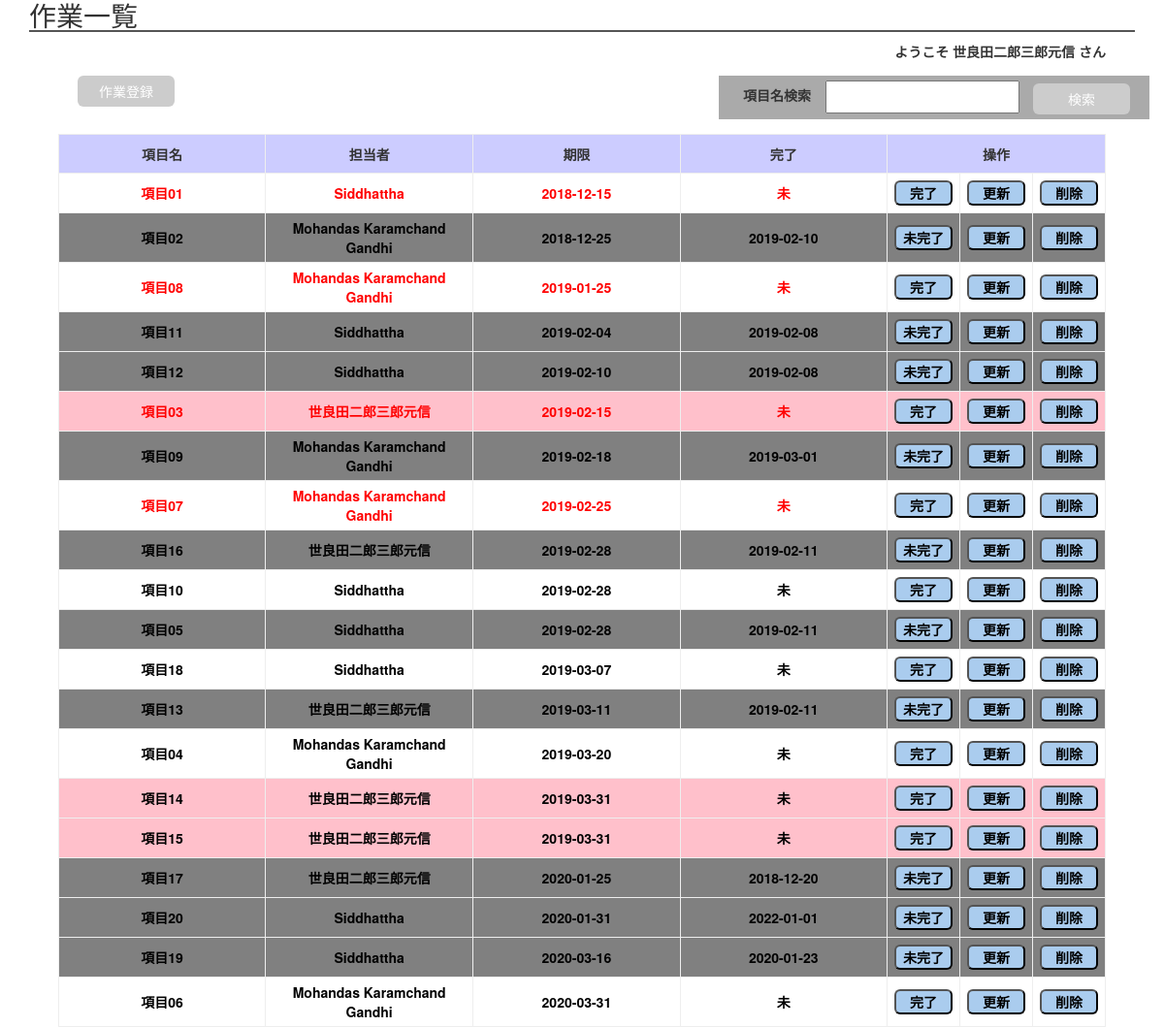
The app's page /php/list.php (signed in) with its own data.
### tables this page shows
CREATE TABLE TODO_USER
    (ID varchar(15) NOT NULL PRIMARY KEY,
     NAME varchar(30) NOT NULL,
     PASSWORD varchar(15) NOT NULL
     );

CREATE TABLE TODO_ITEM
    (ID int NOT NULL PRIMARY KEY AUTO_INCREMENT,
     NAME varchar(30) NOT NULL,
     USER varchar(15) NOT NULL,
     EXPIRE_DATE date NOT NULL,
     FINISHED_DATE date
     );

### php/list.php (the view, shortened to what this page needs)
<?php
require_once("make_buttons.php");
$guestname = $_SESSION['customer']['name'];
$dsn = 'mysql: host=127.0.0.1; dbname=shino; charset=utf8mb4';
$driver_options = [
	PDO::ATTR_ERRMODE => PDO::ERRMODE_EXCEPTION,
	PDO::ATTR_EMULATE_PREPARES => false,
	];
try {
    $dbh = new PDO($dsn,'user1','pass1', $driver_options);
	$sql = "SELECT TODO_ITEM.ID AS item_id,
					TODO_ITEM.NAME AS item_name,
					TODO_USER.NAME AS user_name,
					TODO_ITEM.EXPIRE_DATE AS term,
					TODO_ITEM.FINISHED_DATE AS done
			 FROM TODO_USER JOIN TODO_ITEM
			 ON TODO_USER.ID = TODO_ITEM.USER
			 ORDER BY EXPIRE_DATE ASC";
    $rows = $dbh->query($sql)->fetchAll(PDO::FETCH_ASSOC|PDO::FETCH_UNIQUE);
} catch (PDOException $e) {
    header('Content-Type: text/plain; charset=UTF-8mb4', true, 500);
    exit($e->getMessage());
}
function hsc($str) {
    return htmlspecialchars($str, ENT_QUOTES, 'UTF-8');
}
require_once("header.tmp.php");
?>
<body>
	<h1>作業一覧</h1>
	<div class="guestname">ようこそ <?= $guestname ?> さん</div>
	<div class="middle-left">
		<form action="regist.php" method="POST">
			<input class="btn" type="submit" value="作業登録">
		</form>
	</div>
	<div class="middle-right">
		<form action="search.php" method="POST">
			<p>項目名検索</p>
			<input class="tbox" type="text" name="search_keyword">
			<input class="btn" type="submit" value="検索">
		</form>
	</div>
	<table class="list-wrapper">
	<thead>
		<tr style="background-color: #ccf">
			<td>項目名</td><td>担当者</td><td>期限</td><td>完了</td><td colspan="3">操作</td>
		</tr>
	</thead>
	<tbody>
<?php foreach($rows as $row):
	$bgc = ($row['user_name'] === $guestname)? "pink" : "#fff";
	$color = "#000";
	$today = date('Y-m-d');
	if ($row['done'] === null && $row['term'] < $today) {
		$color = "#f00";
	}
	($row['done'] === null)? $row['done'] = '未' : $bgc = "gray"; ?>
		<tr style="background-color: <?=$bgc?>; color: <?=$color?>">
	<?php foreach ($row as $column): ?>
    		<td><?= hsc($column) ?></td>
	<?php endforeach ?>
			<?php hsc(makeBtns($rows)); ?>
	</tr>
<?php
	next($rows);
	endforeach ?>
	</tbody>
	</table>
</body>
</html>

### php/make_buttons.php (shortened to what this page needs)
<?php
function makeBtn($action, $btn_value, $rows) {
	$action_url = "";
	if ($action === "finished" || $action === "unfinished") {
		$action_url = "#";
	} else {
		$action_url = $action.".php";
	}
	$done_btn =	'<form action="'.$action_url.'" method="POST">';
	$done_btn.= '<input type="hidden" name="action" value="'.$action.'">';
	$done_btn.= '<input type="hidden" name="item_id" value="'.key($rows).'">';
	$done_btn.= '<td class="done_btns">';
	$done_btn.= '<input class="btn-s" type="submit" name="'.$action.'" value="'.$btn_value.'">';
	$done_btn.= '</td>';
	$done_btn.= '</form>';
	return $done_btn;
}
function makeBtns($rows) {
	if ($rows[key($rows)]['done'] === null) {
		$action = "finished";
		$btn_value = "完了";
	} else {
		$action = "unfinished";
		$btn_value = "未完了";
	}
	echo makeBtn($action, $btn_value, $rows);
	echo makeBtn("update", "更新", $rows);
	echo makeBtn("delete", "削除", $rows);
}
?>

### css/list.css (style rules this page uses)
h1 { margin: 0 auto 10px; width: 95%; font-size: 28px; border-bottom: 2px solid #555; }
.guestname { width: 95%; text-align: right; font-weight: bold; }
.middle-left { float: left; height: 50px; width: 20%; text-align: center; margin: 10px; }
.middle-right { float: right; padding: 0 15px; margin: 15px; background-color: #aaa; }
.middle-right p { float: left; padding: 5px; margin: 5px; font-weight: bold; }
.tbox { width: 200px; padding: 5px; margin: 5px; }
.btn { background-color: #ccc; color: white; width: 100px; padding: 5px; margin: 5px; border-radius: 6px; }
.btn-s { background-color: #ace; color: black; width: 60px; padding: 1px; margin: 2px; border-radius: 6px; }
.list-wrapper { margin: 0 auto; width: 90%; }
th, td { width: 20%; height: 40px; padding: 5px; margin: 0px; border: solid 1px #eee; box-sizing: border-box; font-weight: bold; text-align: center; }
.done_btns { width: 6%; }

### records on screen
todo_user: todo_item.NAME "項目01", NAME "Siddhattha", todo_item.EXPIRE_DATE "2018-12-15", column "未", finished "完了", todo_item.NAME "項目11", todo_item.EXPIRE_DATE "2019-02-04", todo_item.FINISHED_DATE "2019-02-08", unfinished "未完了", todo_item.NAME "項目12", todo_item.EXPIRE_DATE "2019-02-10", todo_item.NAME "項目10", todo_item.EXPIRE_DATE "2019-02-28", todo_item.NAME "項目05", todo_item.FINISHED_DATE "2019-02-11", todo_item.NAME "項目18", todo_item.EXPIRE_DATE "2019-03-07", todo_item.NAME "項目20", todo_item.EXPIRE_DATE "2020-01-31", todo_item.FINISHED_DATE "2022-01-01", todo_item.NAME "項目19", todo_item.EXPIRE_DATE "2020-03-16", todo_item.FINISHED_DATE "2020-01-23"
todo_user: todo_item.NAME "項目02", NAME "Mohandas Karamchand Gandhi", todo_item.EXPIRE_DATE "2018-12-25", todo_item.FINISHED_DATE "2019-02-10", unfinished "未完了", todo_item.NAME "項目08", todo_item.EXPIRE_DATE "2019-01-25", column "未", finished "完了", todo_item.NAME "項目09", todo_item.EXPIRE_DATE "2019-02-18", todo_item.FINISHED_DATE "2019-03-01", todo_item.NAME "項目07", todo_item.EXPIRE_DATE "2019-02-25", todo_item.NAME "項目04", todo_item.EXPIRE_DATE "2019-03-20", todo_item.NAME "項目06", todo_item.EXPIRE_DATE "2020-03-31"
todo_user: todo_item.NAME "項目03", NAME "世良田二郎三郎元信", todo_item.EXPIRE_DATE "2019-02-15", column "未", finished "完了", todo_item.NAME "項目16", todo_item.EXPIRE_DATE "2019-02-28", todo_item.FINISHED_DATE "2019-02-11", unfinished "未完了", todo_item.NAME "項目13", todo_item.EXPIRE_DATE "2019-03-11", todo_item.NAME "項目14", todo_item.EXPIRE_DATE "2019-03-31", todo_item.NAME "項目15", todo_item.NAME "項目17", todo_item.EXPIRE_DATE "2020-01-25", todo_item.FINISHED_DATE "2018-12-20"

### other values on screen
$guestname "世良田二郎三郎元信"
